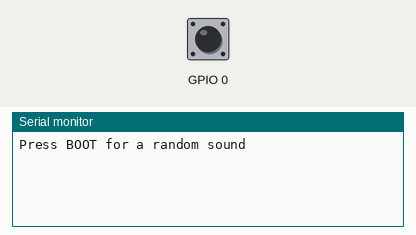
Recording of a sketch running on a simulated ESP32. On the bench: the last lines printed to the serial monitor. The test bench sets the inputs (shaded band); at power-on: GPIO 0 HIGH. Random numbers use the default seed unless the sketch sets one; the audio player accepts every command and is not drawn.

Above: at 1.7 s.
1.8 s: GPIO 0 pulled LOW for 0.15 s
At 2.9 s:
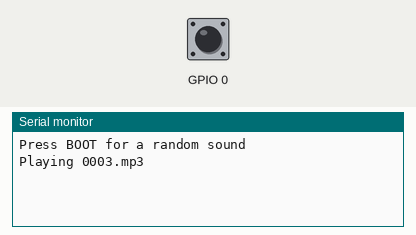
3.4 s: GPIO 0 pulled LOW for 1 s
At 5.5 s:
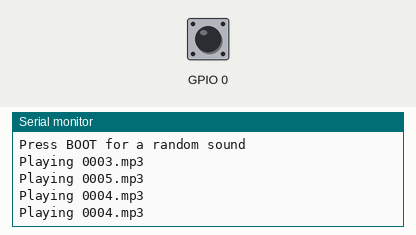
5.9 s: GPIO 0 pulled LOW for 0.15 s
At 7.2 s:
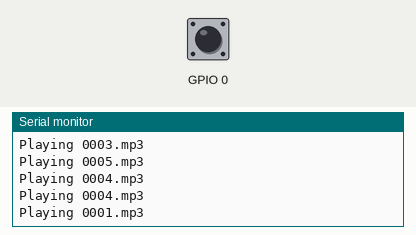
Timing chart, 0 to 8.9 s (numbered marks = the images above; inputs shaded):
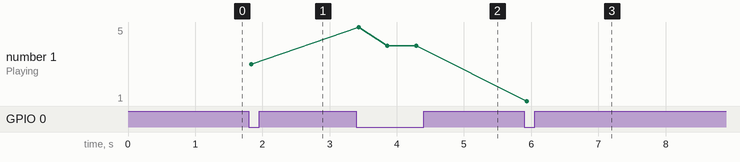

Measured:
- after the input at 1.8 s, the serial monitor: prints a new line at once (image 1)
- after the input at 3.4 s, the serial monitor: prints a new line at once (image 2)
- after the input at 5.9 s, the serial monitor: prints a new line at once (image 3)
- plotted number 1: 3 → 4 after the input at 3.4 s, 4 → 1 after the input at 5.9 s

The sketch:

example.ino
```cpp
// ESP32 example using Serial2 to communicate with the DFPlayer and a BOOT button (GPIO0) to play a random track from a numbered set of MP3 files.
//
// Buy this module: https://shillehtek.com/products/mp3-player-module-tf-card-arduino-raspberry-pi
// Full manual: https://shillehtek.com/blogs/shillehtek-product-manuals/mp3-player-module-tf-card-arduino-raspberry-pi-manual
// More examples: https://github.com/shillehbean/shillehtek-examples
//

// MP3-TF-16P - ESP32 sound-effect trigger
// TX->GPIO16, RX->GPIO17 via 1k, button GPIO 0 (BOOT) plays a random clip

#include <DFRobotDFPlayerMini.h>

DFRobotDFPlayerMini player;
const int NUM_TRACKS = 5;          // 0001.mp3 .. 0005.mp3 on the card

void setup() {
  Serial.begin(115200);
  Serial2.begin(9600, SERIAL_8N1, 16, 17);
  pinMode(0, INPUT_PULLUP);

  if (!player.begin(Serial2)) {
    Serial.println("DFPlayer not responding");
    while (1) delay(10);
  }
  player.volume(22);
  Serial.println("Press BOOT for a random sound");
}

void loop() {
  if (digitalRead(0) == LOW) {
    int track = random(1, NUM_TRACKS + 1);
    player.play(track);
    Serial.printf("Playing %04d.mp3\n", track);
    delay(400);                    // debounce
  }
}
```
